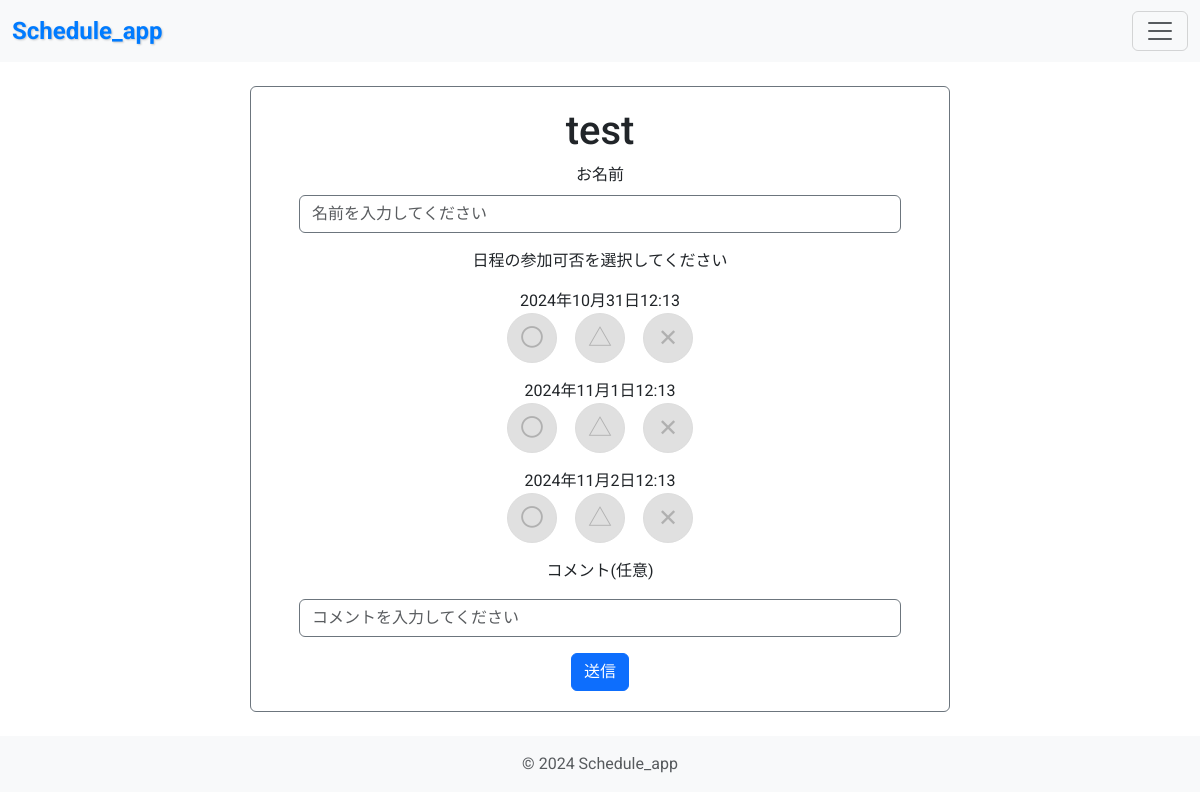
/event/test-ebdjc/participate/, run on the app's committed database.
### scheduler/models.py (models this page shows)
class Event(models.Model):
    title = models.CharField(max_length=255)
    description = models.TextField(blank=True)
    creator = models.ForeignKey(User, on_delete=models.CASCADE)
    created_at = models.DateTimeField(default=timezone.now)
    slug = models.SlugField(unique=True)

class EventDate(models.Model):
    event = models.ForeignKey(Event, related_name="dates", on_delete=models.CASCADE)
    date = models.DateField()
    time = models.TimeField(null=True, blank=True)

### scheduler/views.py (the view, shortened to what this page needs)
# urls.py: path('event/<slug:slug>/participate/', ParticipantCreateView.as_view(), name='event_participate'),
class ParticipantCreateView(View):
    def get(self, request, slug):
        event = get_object_or_404(Event, slug=slug)
        event_dates = event.dates.all()
        return render(request, 'scheduler/event_participate.html', {'event': event, 'event_dates': event_dates})

### scheduler/templates/scheduler/event_participate.html (shortened to what this page needs)
{% extends "base.html" %}
{% block content %}
    <div class="container px-4 px-lg-5 mb-4 border border-secondary rounded" style=" padding: 20px; max-width: 700px; margin: 0 auto;">
        <h1 class="text-center">{{ event.title }}</h1>
        <form method="post">
            <div class="form-group">
                <p class="text-center mb-2">お名前</p>
                <input type="text" name="name" id="name" class="form-control" placeholder="名前を入力してください" value="{{ participant.name }}" required>
            </div>
            <p class="text-center mt-3 mb-3">日程の参加可否を選択してください</p>
            {% for date in event.dates.all %}
                <div class="form-group text-center mb-3">
                    <label for="availability_{{ date.id }}">{{ date.date }}{{ date.time|time:"H:i" }}</label>
                    <div class="availability-buttons d-flex justify-content-center">
                        <button type="button" name="availability_{{ date.id }}" value="yes" class="availability-button mx-1">〇</button>
                        <button type="button" name="availability_{{ date.id }}" value="maybe" class="availability-button maybe mx-1">△</button>
                        <button type="button" name="availability_{{ date.id }}" value="no" class="availability-button no mx-1">✕</button>
                    </div>
                </div>
            {% endfor %}
            <div class="form-group mt-3 mb-3">
                <p class = "text-center mb-3">コメント(任意)</p>
                <input type="text" name="comment" id="comment" class="form-control" placeholder="コメントを入力してください" />
            </div>
            <div class="text-center">
                <button type="submit" class="btn btn-primary">送信</button>
            </div>
        </form>
    </div>
{% endblock %}

### scheduler/static/css/style.css (style rules this page uses)
body { font-family: 'Roboto', sans-serif; }
.form-control { border: 1px solid #6c757d; box-shadow: none; }
.availability-buttons { display: flex; gap: 10px; }
.availability-button { width: 50px; height: 50px; border-radius: 50%; font-size: 24px; display: flex; align-items: center; justify-content: center; background-color: #e0e0e0; color: #b0b0b0; border: 1px solid #ddd; transition: background-color 0.3s, color 0.3s; cursor: pointer; }

### data on the page
Event: title "test"
EventDate: date "2024年10月31日", time "12:13"
EventDate: date "2024年11月1日", time "12:13"
EventDate: date "2024年11月2日", time "12:13"
